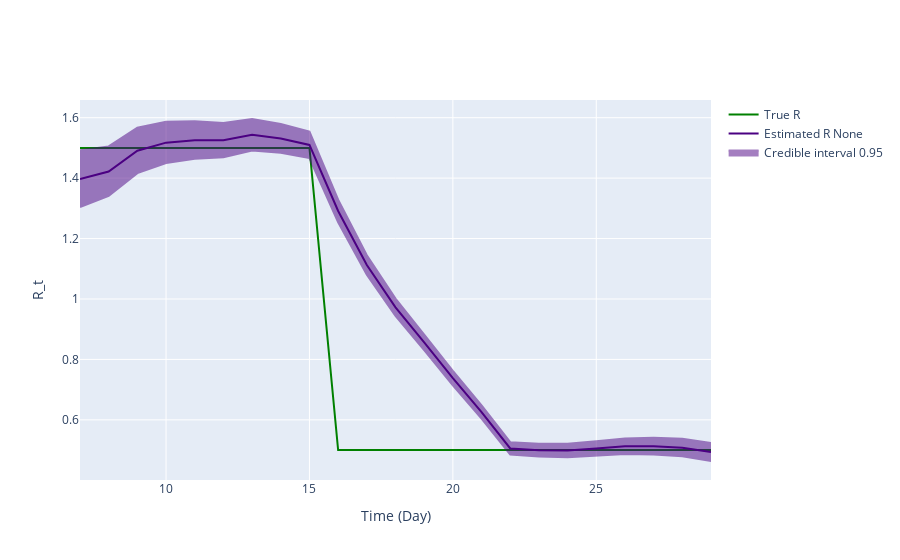

This figure's notebook cell:
### Code cell
fig = ReproductionNumberPlot()

fig.add_ground_truth_rt(ground_truth)
fig.add_interval_rt(interval)

fig.update_labels(time_label='Time (Day)', r_label='R_t')

fig.show_figure()

### Figure 1 — Plotly figure (JSON) as saved in the notebook; plotly's stock layout.template omitted (floating-point values rounded to 4 significant figures)
{"data": [{"line": {"color": "green"}, "mode": "lines", "name": "True R", "type": "scatter", "x": [7, 8, 9, 10, 11, 12, 13, 14, 15, 16, 17, 18, 19, 20, 21, 22, 23, 24, 25, 26, 27, 28, 29], "y": [1.5, 1.5, 1.5, 1.5, 1.5, 1.5, 1.5, 1.5, 1.5, 0.5, 0.5, 0.5, 0.5, 0.5, 0.5, 0.5, 0.5, 0.5, 0.5, 0.5, 0.5, 0.5, 0.5]}, {"line": {"color": "indigo"}, "mode": "lines", "name": "Estimated R None", "type": "scatter", "x": [7, 8, 9, 10, 11, 12, 13, 14, 15, 16, 17, 18, 19, 20, 21, 22, 23, 24, 25, 26, 27, 28, 29], "y": [1.397, 1.422, 1.491, 1.517, 1.526, 1.525, 1.543, 1.531, 1.51, 1.291, 1.112, 0.9724, 0.8562, 0.7381, 0.6258, 0.5054, 0.4995, 0.4984, 0.5048, 0.5124, 0.5125, 0.5079, 0.4933]}, {"fill": "toself", "fillcolor": "indigo", "line": {"color": "indigo"}, "mode": "lines", "name": "Credible interval 0.95", "opacity": 0.5, "showlegend": true, "type": "scatter", "x": [7, 8, 9, 10, 11, 12, 13, 14, 15, 16, 17, 18, 19, 20, 21, 22, 23, 24, 25, 26, 27, 28, 29, 29, 28, 27, 26, 25, 24, 23, 22, 21, 20, 19, 18, 17, 16, 15, 14, 13, 12, 11, 10, 9, 8, 7], "y": [1.492, 1.505, 1.567, 1.587, 1.588, 1.582, 1.596, 1.579, 1.554, 1.329, 1.145, 1.001, 0.8824, 0.7622, 0.6482, 0.526, 0.5208, 0.521, 0.5292, 0.5386, 0.5404, 0.5372, 0.5236, 0.4638, 0.4795, 0.4855, 0.4869, 0.481, 0.4763, 0.4787, 0.4853, 0.6039, 0.7144, 0.8304, 0.9441, 1.08, 1.254, 1.467, 1.484, 1.492, 1.469, 1.464, 1.45, 1.417, 1.341, 1.304]}], "layout": {"hovermode": "x unified", "xaxis": {"title": {"text": "Time (Day)"}}, "yaxis": {"title": {"text": "R_t"}}}}
